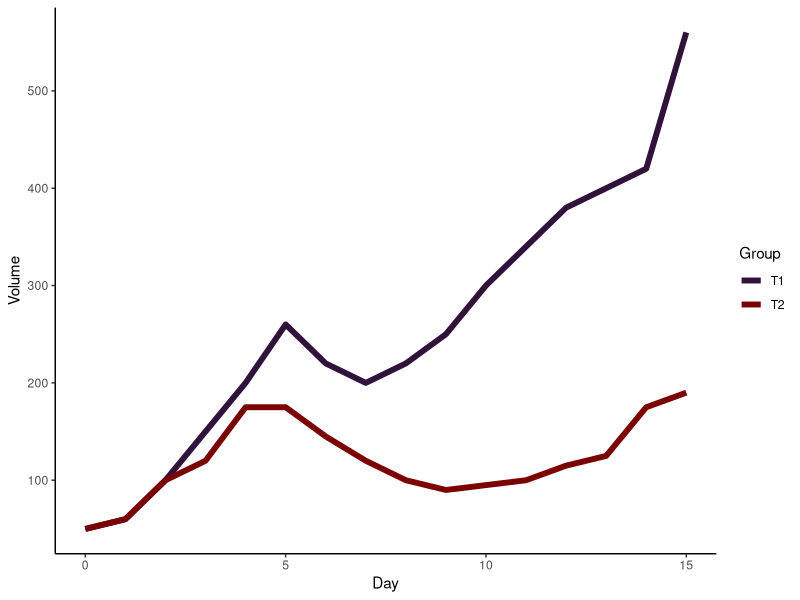
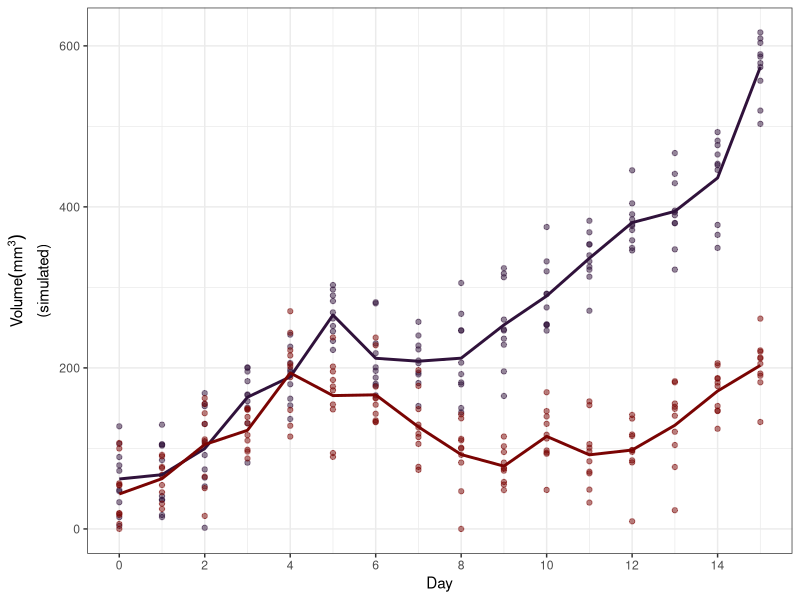
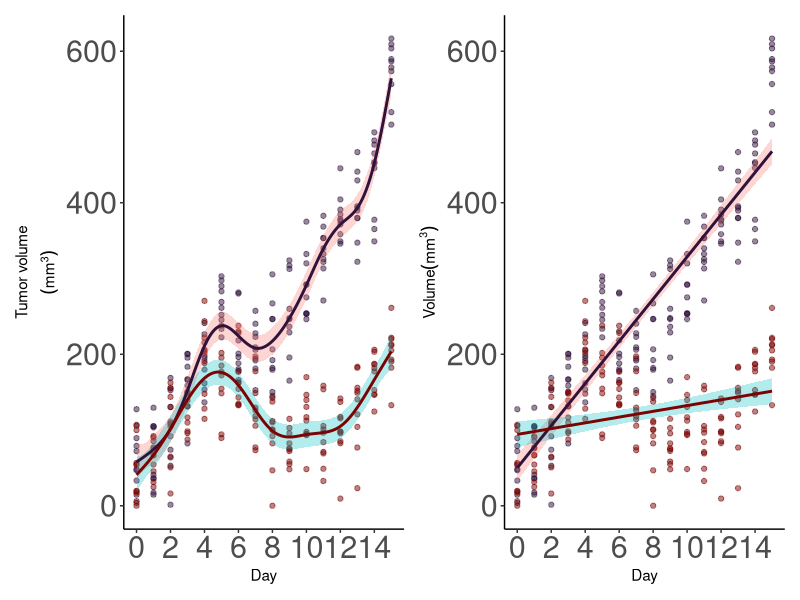

Reproduce these figures in R, in order. (Note: this script raises an error after producing the figures.)
## Data follows the trends from:
## A Near-Infrared Phosphorescent
## Nanoprobe Enables Quantitative, Longitudinal Imaging of
## Tumor Hypoxia Dynamics during Radiotherapy
## --
## Zheng et. al.
## doi: 10.1158/0008-5472.CAN-19-0530

# required libraries
library(here)
library(ggplot2)
library(tidyverse)
library(mgcv)
library(patchwork)
library(viridis)
#####
data<-read.csv(here("data","tumor_data.csv")) #read data, mean tumor volume trend
data$Group<-as.factor(data$Group) #make Group a factor


#plot data
ggplot(data,aes(x=Day,y=Volume,group=Group,color=Group))+
    geom_line(size=2)+
    theme_classic()+
    scale_colour_viridis_d(option="turbo",end=1)

#This function simulates data for the tumor data using default parameters of 10 observations per timepoint (as in the
# paper)and Standard deviation (sd) of ~15%.
#Because tumor volume cannot go below 0%, data is  generated with a cutoff value of 0.0001 (the "StO2_sim")

simulate_data <- function(dat, n = 10, sd = 15) {
    dat_sim <- dat %>%
        slice(rep(1:n(), each = n)) %>%
        group_by(Group, Day) %>%
        mutate(
            Vol_sim = pmax(rnorm(n, Volume, sd), 0.0001),
            subject=rep(1:10),
            subject=factor(paste(subject, Group, sep = "-"))
        ) %>%
        ungroup()

    return(dat_sim)
}

n <- 10 #number of observations (from paper)
sd <- 40 #mm3 approximate sd from paper
dat_sim <- simulate_data(data, n, sd)
breaks_s<-c(0,2,4,6,8,10,12,14) #set tick marks

#plotting simulated data
ggplot(dat_sim, aes(x = Day, y = Vol_sim, color = Group)) +
    geom_point(show.legend=FALSE,size=1.5,alpha=0.5)+
    stat_summary(aes(y = Vol_sim,
                     group=Group),
                 fun=mean, geom="line",size=1,show.legend = FALSE)+
    labs(y=expression(atop(Volume (mm^3),'(simulated)')))+
    theme_classic()+
    theme(
        axis.text=element_text(size=22)
    )+
    scale_x_continuous(breaks=breaks_s)+
    theme_bw()+
    scale_colour_viridis_d(option="turbo",end=1)


##### fit GAM and rm-ANOVA

#GAM for tumor Volume: smooth over time for each group, 10 knots

gam1 <- gam(Vol_sim ~ Group+s(Day, by = Group, k = 10),
          method='REML',
          data  = dat_sim)



#linear model, a rm-ANOVA model for time, group and their interaction

lm1<-lm(Vol_sim ~ Day + Group + Day * Group, data = dat_sim)


#creates a dataframe using the length of the covariates for the GAM
gam_predict <- expand_grid(Group = factor(c("T1", "T2")),
                           Day = seq(0, 15, by = 0.1),
                           subject=factor(rep(1:10)))

#creates a dataframe using the length of the covariates for rm-ANOVA
lm_predict<-expand_grid(Group = factor(c("T1", "T2")),
                        Day = c(0:15),
                        subject=factor(rep(1:10)),
)
lm_predict$subject<-factor(paste(lm_predict$subject, lm_predict$Group, sep = "-"))

#adds the predictions to the grid and creates a confidence interval for GAM
gam_predict<-gam_predict%>%
    mutate(fit = predict(gam1,gam_predict,se.fit = TRUE,type='response')$fit,
           se.fit = predict(gam1, gam_predict,se.fit = TRUE,type='response')$se.fit)

#using lm
lm_predict<-lm_predict%>%
    mutate(fit = predict(lm1,lm_predict,se.fit = TRUE,type='response')$fit,
           se.fit = predict(lm1, lm_predict,se.fit = TRUE,type='response')$se.fit)

#plot smooths and confidence interval for GAM
f3<-ggplot(data=dat_sim, aes(x=Day, y=Vol_sim, group=Group)) +
    geom_point(aes(color=Group),size=1.5,alpha=0.5,show.legend = FALSE)+
    geom_ribbon(aes( x=Day,ymin=(fit - 2*se.fit),
                     ymax=(fit + 2*se.fit),
                     fill=Group
    ),
    alpha=0.3,
    data=gam_predict,
    show.legend=FALSE,
    inherit.aes=FALSE) +
    geom_line(aes(y=fit,
                  color=Group),
              size=1,data=gam_predict,
              show.legend = FALSE)+
    #facet_wrap(~Group)+
    labs(y=expression(atop("Tumor volume", (mm^3))))+
    scale_x_continuous(breaks=breaks_s)+
    theme_classic()+
    theme(
        axis.text=element_text(size=22)
    )+
    scale_colour_viridis_d(option="turbo",end=1)


#plot linear fit for rm-ANOVA
f4<-ggplot(data=dat_sim, aes(x=Day, y=Vol_sim, group=Group)) +
    geom_point(aes(color=Group),size=1.5,alpha=0.5,show.legend = FALSE)+
    geom_ribbon(aes( x=Day,ymin=(fit - 2*se.fit),
                     ymax=(fit + 2*se.fit),fill=Group),
                alpha=0.3,
                data=lm_predict,
                show.legend = FALSE,
                inherit.aes=FALSE) +
    geom_line(aes(y=fit,
                  color=Group),
              size=1,data=lm_predict,
              show.legend = FALSE)+
    #facet_wrap(~Group)+
    labs(y=expression(paste('Volume'(mm^3))))+
    scale_x_continuous(breaks=breaks_s)+
    theme_classic()+
    theme(
        axis.text=element_text(size=22)
    )+
    scale_colour_viridis_d(option="turbo",end=1)

#plot both models
f3+f4

#posthoc comparisons for the linear model
library(emmeans)

emmeans(lm1,)


######pairwise comparisons for GAM######

##Pairwise comparisons

pdat <- expand.grid(Day = seq(0, 15, length = 400),
                    Group = c('T1', 'T2'))

#this function takes the model, grid and groups to be compared using the lpmatrix

smooth_diff <- function(model, newdata, g1, g2, alpha = 0.05,
                        unconditional = FALSE) {
    xp <- predict(model, newdata = newdata, type = 'lpmatrix')
    #Find columns in xp where the name contains "Control" and "Treatment"
    col1 <- grepl(g1, colnames(xp))
    col2 <- grepl(g2, colnames(xp))
    #Find rows in xp that correspond to each treatment
    row1 <- with(newdata, Group == g1)
    row2 <- with(newdata, Group == g2)
    ## difference rows of xp for data from comparison
    X <- xp[row1, ] - xp[row2, ]
    ## zero out cols of X related to splines for other lochs
    X[, ! (col1 | col2)] <- 0
    ## zero out the parametric cols
    #X[, !grepl('^s\\(', colnames(xp))] <- 0
    dif <- X %*% coef(model)
    se <- sqrt(rowSums((X %*% vcov(model, unconditional = unconditional)) * X))
    crit <- qt(alpha/2, df.residual(model), lower.tail = FALSE)
    upr <- dif + (crit * se)
    lwr <- dif - (crit * se)
    data.frame(pair = paste(g1, g2, sep = '-'),
               diff = dif,
               se = se,
               upper = upr,
               lower = lwr)
}

comp1<-smooth_diff(gam1,pdat,'T1','T2')

comp_Vol_sim <- cbind(Day = seq(0, 15, length = 400),
                        rbind(comp1)) %>%
    mutate(interval=case_when(
        upper>0 & lower<0~"no-diff",
        upper<0~"less",
        lower>0~"greater"
    ))

#function to obtain values for the shading regions
pairwise_limits<-function(dataframe){
    #extract values where the lower limit of the ribbon is greater than zero
    #this is the region where the control group effect is greater
    v1<-dataframe%>%
        filter(lower>0)%>%
        select(Day)
    #get day  initial value
    init1=v1$Day[[1]]
    #get day final value
    final1=v1$Day[[nrow(v1)]]

    my_list<-list(
                  init1=init1,
                  final1=final1)
    return(my_list)
}

my_list<-pairwise_limits(comp_Vol_sim)
rib_col<-'#EDD03AFF' #color for ribbon

ggplot(comp_Vol_sim, aes(x = Day, y = diff, group = pair))+
     geom_ribbon(aes(ymin = lower, ymax = upper),
                alpha = 0.5,
                fill=rib_col) +
    geom_line(data=comp_Vol_sim,aes(y=0),size=0.5)+
    geom_line(color='black',size=1) +
    facet_wrap(~ pair) +
    theme_classic()+
    labs(x = 'Days', y = expression(paste('Difference in StO'[2] )))+
    scale_x_continuous(breaks=c(0,2,5,7,10))+
    theme(
        text=element_text(size=18),
        legend.title=element_blank()
    )

c1<-ggplot(comp_Vol_sim, aes(x = Day, y = diff, group = pair)) +
    annotate("rect",
             xmin =my_list$init1, xmax =my_list$final1,ymin=-Inf,ymax=Inf,
             fill='#30123BFF',
             alpha = 0.5,
    ) +
    annotate("text",
             x=7,
             y=300,
             label="T1>T2",
             size=8,
             angle=0
    )+
    geom_ribbon(aes(ymin = lower, ymax = upper),
                alpha = 0.5,
                fill=rib_col) +
    geom_line(data=comp_Vol_sim,aes(y=0),size=0.5)+
    geom_line(color='black',size=1) +
    facet_wrap(~ pair) +
    theme_classic()+
    labs(x = 'Days', y = expression(paste('Difference in tumor volume' )))+
    scale_x_continuous(breaks=breaks_s)+
    theme(
        text=element_text(size=18),
        legend.title=element_blank()
    )
c1
